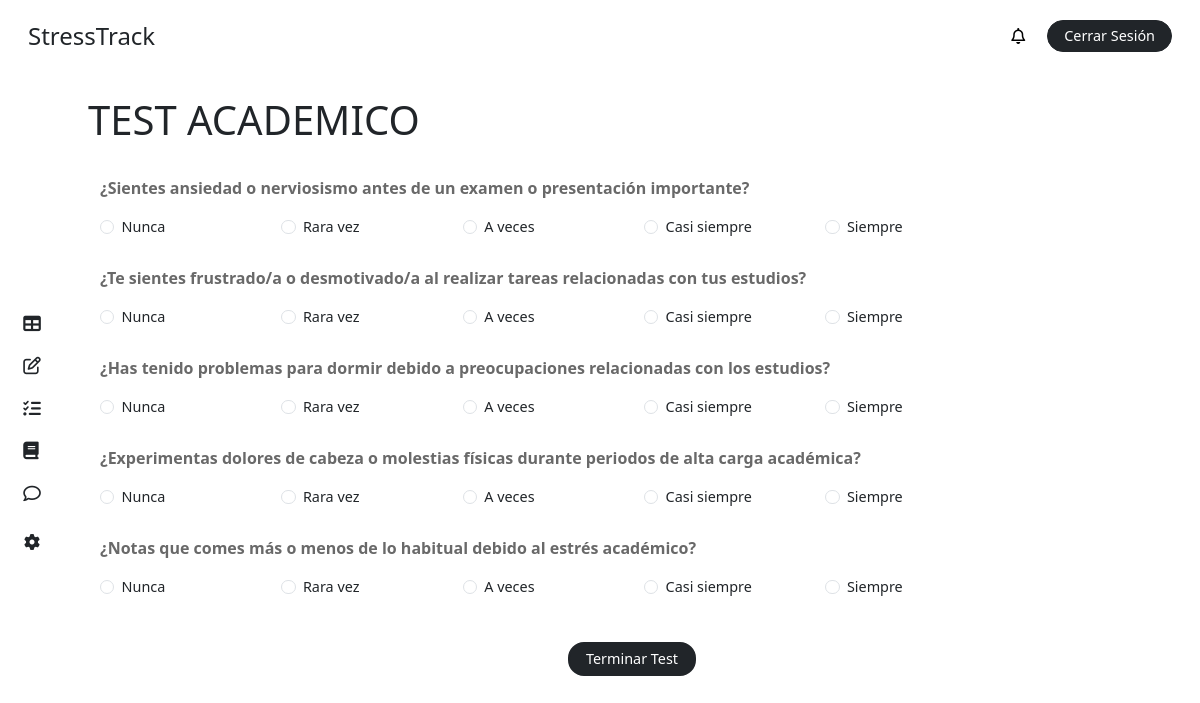
Page /test/22/ (signed in) on the committed database.
### stress/models.py (models this page shows, shortened)
class Test(models.Model):
    title = models.CharField(max_length=255)
    due_date = models.DateField(blank=True, null=True)
    Team = models.ManyToManyField(Team, related_name='tests')
    course = models.ForeignKey(Course, on_delete=models.CASCADE, related_name='tests', default='2')
    created_at = models.DateTimeField(auto_now_add=True)
    updated_at = models.DateTimeField(auto_now=True)

class Question(models.Model):
    description = models.CharField(max_length=255)
    test = models.ForeignKey(Test, on_delete=models.CASCADE, related_name='questions')

### stress/views.py (the view, shortened to what this page needs)
# urls.py: path('test/<int:test_id>/', views.test, name = 'test'),
@login_required
def test(request, test_id):
    user = request.user
    test = get_object_or_404(Test, id = test_id)
    questions = test.questions.all()
    context = {
        'role': request.user.role,
        'questions': questions,
        'test': test,
        'opts': Option.choices,
        'notifications': user.notifications.all(),
        'unread_notifications': user.notifications.filter(is_read=False).count(),
    }
    return render(request, 'test/test_exe.html', context)

### stress/templates/test/test_exe.html (shortened to what this page needs)
{% extends "base/dashboard_base.html" %}
{% block content %}
{% include "elements/dashboard_sidebar.html" with role=role %}
<main class="main container p-4">
    <h1 class="">{{ test.title }}</h1>
    <form id="test-form" method="POST" class="container my-4">
        {% for question in questions %}
            <label class="fw-semibold my-2 text-title-gris">
                {{ question.description }}
            </label>
            <div class="row mt-2">
                {% for option_value, option_label in opts %}
                    <div class="col-12 col-sm-6 col-md-4 col-lg-2 mb-3">
                        <div class="form-check fs-7">
                            <input class="form-check-input" type="radio"
                                   name="question_{{ question.id }}"
                                   value="{{ option_value }}"
                                   id="option_{{ question.id }}_{{ option_value }}">
                            <label class="form-check-label" for="option_{{ question.id }}_{{ option_value }}">
                                {{ option_label }}
                            </label>
                        </div>
                    </div>
                {% endfor %}
            </div>
        {% endfor%}
        <div class="text-center pt-4">
            <button type="submit" class="text-white text-decoration-none fs-7 py-1 bg-dark px-3 border border-2 border-dark rounded-4">Terminar Test</button>
        </div>
    </form>
</main>
{% endblock %}

### stress/static/css/main.css (style rules this page uses)
body { height: 100vh; margin: 0; padding: 0; display: grid; grid-template-columns: 4rem 1fr; grid-template-rows: 4.5rem 1fr; grid-template-areas: "header header" "side main"; gap: 0; background-color: white; }
.main { grid-area: main; overflow-y: auto; }
.fs-7 { font-size: .9rem; }
.text-title-gris { color: #696969; }

### rows in the picture
Test: title "TEST ACADEMICO"
Question: description "¿Sientes ansiedad o nerviosismo antes de un examen o presentación importante?", opts "Nunca" "Rara vez" "A veces" "Casi siempre" "Siempre"
Question: description "¿Te sientes frustrado/a o desmotivado/a al realizar tareas relacionadas con tus estudios?", opts "Nunca" "Rara vez" "A veces" "Casi siempre" "Siempre"
Question: description "¿Has tenido problemas para dormir debido a preocupaciones relacionadas con los estudios?", opts "Nunca" "Rara vez" "A veces" "Casi siempre" "Siempre"
Question: description "¿Experimentas dolores de cabeza o molestias físicas durante periodos de alta carga académica?", opts "Nunca" "Rara vez" "A veces" "Casi siempre" "Siempre"
Question: description "¿Notas que comes más o menos de lo habitual debido al estrés académico?", opts "Nunca" "Rara vez" "A veces" "Casi siempre" "Siempre"
